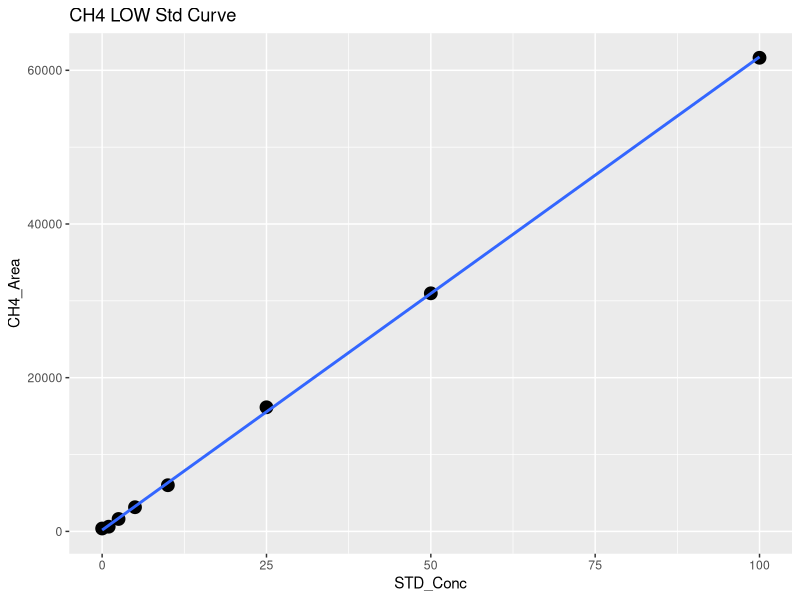
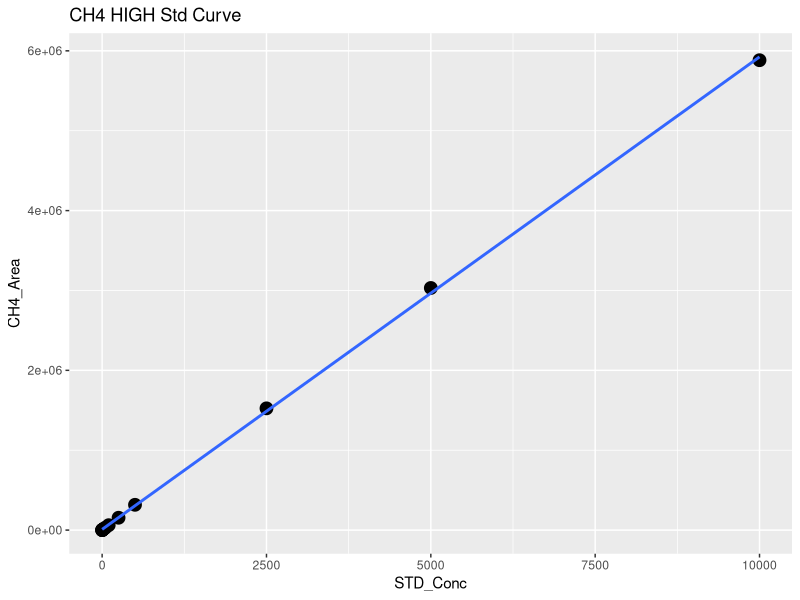
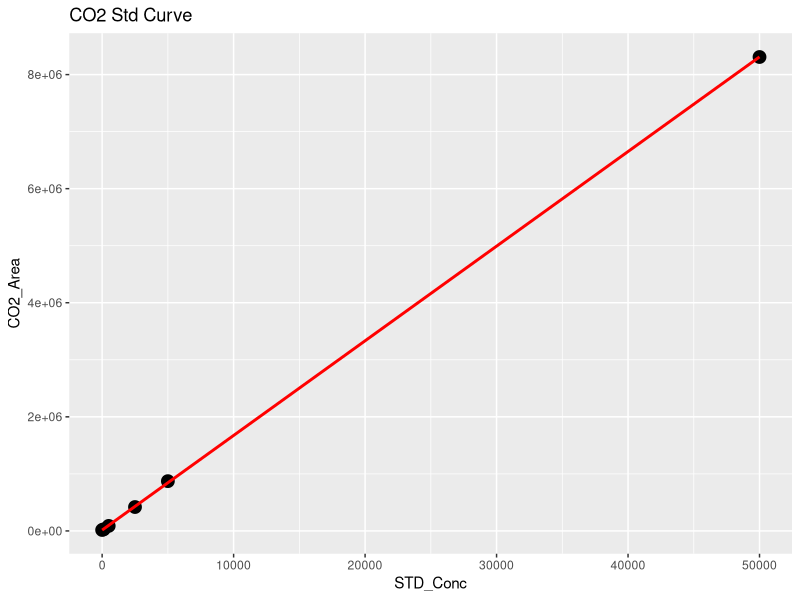
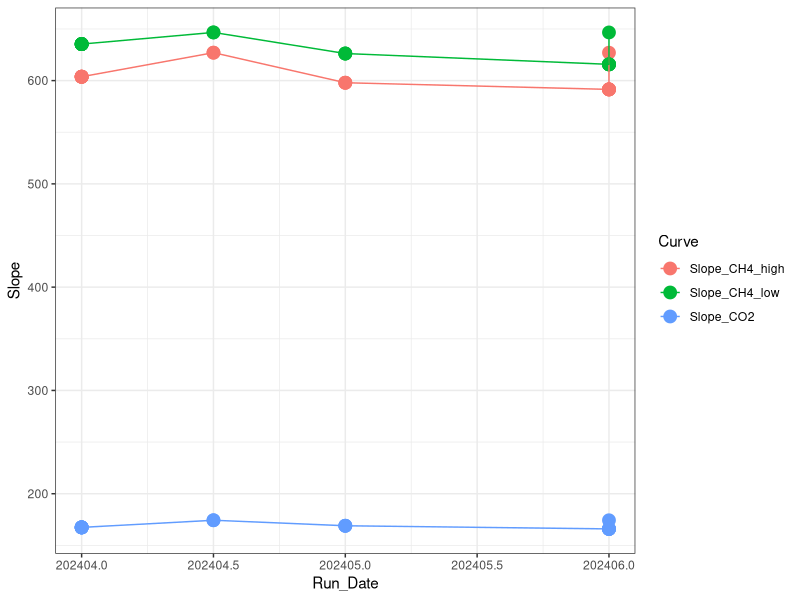

Recreate these plots in R, in order. (Note: this script raises an error after producing the figures.)
## ---- chunk 1
library(dplyr)
library(ggplot2)
library(ggpubr)
library(stringr)
## ---- chunk 2

#Read in June Data 
raw <- read.csv("Raw Data/COMPASS_CBSYN_SGW_202406_entered.csv")
head(raw)

#pull out methane standards
stds_ch4 <-  raw %>%  
  filter(str_detect(Sample_Type, "STD_CH4"))
#head(stds_ch4)

#split into high curve and low curve for CH4
stds_ch4_low <- stds_ch4  %>%  
  filter(!STD_Conc > 100)

#Low curve for CH4
CH4_Low <- ggplot(stds_ch4_low, aes(STD_Conc, CH4_Area)) + geom_point(size=4) + 
  geom_smooth(method = "lm", se = FALSE) + labs(title="CH4 LOW Std Curve")
CH4_Low

CH4_Low_lm <- lm(stds_ch4_low$CH4_Area ~ stds_ch4_low$STD_Conc)
summary(CH4_Low_lm)
cf <- coef(CH4_Low_lm)

#create data frame with 1 rows and 0 columns
Slope_CH4_low <- data.frame(matrix(ncol = 0, nrow = 1))
Slope_CH4_low$Curve <- "Slope_CH4_low"
Slope_CH4_low$R2 <- summary(CH4_Low_lm)$adj.r.squared
Slope_CH4_low$Slope <- cf[2]
Slope_CH4_low$Intercept <- cf[1]
#head(Slope_CH4_low)

#High curve for CH4
CH4_High <- ggplot(stds_ch4, aes(STD_Conc, CH4_Area)) + geom_point(size=4) + 
  geom_smooth(method = "lm", se = FALSE) + labs(title="CH4 HIGH Std Curve")
CH4_High

stds_ch4_lm <- lm(stds_ch4$CH4_Area ~ stds_ch4$STD_Conc)
summary(stds_ch4_lm)
cf <- coef(stds_ch4_lm)

#create data frame with 1 rows and 0 columns
Slope_CH4_high <- data.frame(matrix(ncol = 0, nrow = 1))
Slope_CH4_high$Curve <- "Slope_CH4_high"
Slope_CH4_high$R2 <- summary(stds_ch4_lm)$adj.r.squared
Slope_CH4_high$Slope <- cf[2]
Slope_CH4_high$Intercept <- cf[1]
#head(Slope_CH4_high)

#pull out co2 standards
stds_co2 <-  raw %>%  
  filter(str_detect(Sample_Type, "STD_CO2"))
#head(stds_co2)

#CO2 Curve
CO2_stds <- ggplot(stds_co2, aes(STD_Conc, CO2_Area)) + geom_point(size=4) + 
  geom_smooth(method = "lm", se = FALSE, color="red") + labs(title="CO2 Std Curve")
CO2_stds

stds_co2_lm <- lm(stds_co2$CO2_Area ~ stds_co2$STD_Conc)
summary(stds_co2_lm)
cf <- coef(stds_co2_lm)

#create data frame with 1 rows and 0 columns
Slope_CO2 <- data.frame(matrix(ncol = 0, nrow = 1))
Slope_CO2$Curve <- "Slope_CO2"
Slope_CO2$R2 <- summary(stds_co2_lm)$adj.r.squared
Slope_CO2$Slope <- cf[2]
Slope_CO2$Intercept <- cf[1]
#head(Slope_CO2)

#pull all the slopes together into one dataframe 
Slopes <- rbind(Slope_CH4_low, Slope_CH4_high, Slope_CO2)
#head(Slopes)

#needs changed each time #####
Slopes$Run_Date <- c(202406, 202406, 202406)

log <- read.csv("Raw Data/COMPASS_Varian_QAQC_2024.csv")
head(log)
log <- log[ ,-c(1)]
log <- rbind(log, Slopes)

Slopes_chk <- ggplot(log, aes(Run_Date, Slope, col=Curve)) + geom_point(size=4) + geom_line() + theme_bw()
Slopes_chk

write.csv(log, "Raw Data/COMPASS_Varian_QAQC_2024.csv")
## ---- chunk 3
#head(raw)

#pull out methane standards
Samples <-  raw %>%  
  filter(!str_detect(Sample_Type, "STD_CH4")) %>%  
  filter(!str_detect(Sample_Type, "STD_CO2")) %>%  
  filter(!str_detect(Sample_Type, "Blank")) %>%  
  filter(!str_detect(Sample_Type, "Chk_STD")) %>%  
   filter(!str_detect(Sample_Type, "CHKSTD")) %>%
  filter(!str_detect(Sample_Type, "NA"))
#head(Samples)

#Now flag any areas that are above the 100ppm area for CH4
Samples$CH4_Curve <- ifelse(Samples$CH4_Area >71000, "High", "Low")
#head(Samples)

#Calculate CH4 concentrations in ppm
Samples$CH4_Conc_ppm <- ifelse(Samples$CH4_Area >71000, (Samples$CH4_Area-Slope_CH4_high$Intercept)/Slope_CH4_high$Slope,                                       (Samples$CH4_Area-Slope_CH4_low$Intercept)/Slope_CH4_low$Slope )

#Calculate CO2 concentrations in ppm 
Samples$CO2_Conc_ppm <- ((Samples$CO2_Area-Slope_CO2$Intercept)/Slope_CO2$Slope) 

#head(Samples)

##########make flags for any dilutions needed 
#highest CH4 standard = 10000
#highest CO2 standard = 50000

Samples$CH4_Flag <- ifelse(Samples$CH4_Conc_ppm >10000, "Needs Dilution", "Within Range")
Samples$CO2_Flag <- ifelse(Samples$CO2_Conc_ppm >50000, "Needs Dilution", "Within Range")
#head(Samples)

## ---- chunk 4

chks <-  raw %>%  
  filter(!str_detect(Sample_Type, "STD_CH4")) %>%  
  filter(!str_detect(Sample_Type, "STD_CO2")) %>%  
  filter(!str_detect(Sample_Type, "Blank")) %>%  
  filter(!str_detect(Sample_Type, "Unknown")) %>%  
  filter(!str_detect(Sample_Type, "NA"))
#head(chks)

#Calculate CH4 concentrations in ppm
chks$CH4_Conc_ppm <- ifelse(chks$CH4_Area >71000, 
                      (chks$CH4_Area-Slope_CH4_high$Intercept)/Slope_CH4_high$Slope,                                       (chks$CH4_Area-Slope_CH4_low$Intercept)/Slope_CH4_low$Slope )

#Calculate CO2 concentrations in ppm 
chks$CO2_Conc_ppm <- ((chks$CO2_Area-Slope_CO2$Intercept)/Slope_CO2$Slope)



#change this if check standard concentrations are different 
level_ch4 <- 5      #ppm
level_co2 <- 1000   #ppm

#calculate percent difference of check standards 
chks$Ch4_diff <- ((chks$CH4_Conc_ppm - level_ch4)/((chks$CH4_Conc_ppm + level_ch4)/2)) * 100
chks$CH4_diff_flag <-  ifelse(chks$Ch4_diff <10, 'YES', 'NO, rerun')

chks$CO2_diff <- ((chks$CO2_Conc_ppm - level_co2)/((chks$CO2_Conc_ppm + level_co2)/2)) * 100
chks$CO2_diff_flag <-  ifelse(chks$CO2_diff <10, 'YES', 'NO, rerun')

#now plot the Ch4 concentrations and the CO2 concentrations vs. the expected concentration 
#then also make the color the percent difference between the expected and observed concentration 

ch4_chk <-  ggplot(data = chks, aes(x = Sample_ID, y = CH4_Conc_ppm, fill=CH4_diff_flag)) +
       geom_bar(stat = 'identity') + 
        scale_fill_manual(values=c( "darkgreen", "darkgrey"))+
        #scale_fill_gradient2(low='red', mid='white', high='blue', space='Lab') + 
        theme_classic() + labs(x= " ", y="CH4  (ppm)", title="Check Stds: CH4") + 
        theme(legend.position="bottom") +  geom_hline(yintercept=level_ch4, linetype="dashed", 
                color = "black", size=1)


co2_chk <-  ggplot(data = chks, aes(x = Sample_ID, y = CO2_Conc_ppm, fill=CO2_diff_flag)) +
       geom_bar(stat = 'identity') + 
        scale_fill_manual(values=c("darkgreen", "darkgrey"))+
        #scale_fill_gradient2(low='red', mid='white', high='blue', space='Lab') + 
        theme_classic() + labs(x= " ", y="CO2  (ppm)", title="Check Stds: CO2") + 
        theme(legend.position="bottom") +  geom_hline(yintercept=level_co2, linetype="dashed", 
                color = "black", size=1)

ggarrange(ch4_chk, co2_chk, nrow=1, ncol=2)


## ---- chunk 5

#multiply the concentration by the dilution factor
Samples$CH4_Conc_ppm_dilcorr <- (Samples$CH4_Conc_ppm * Samples$Dilution_Factor)

Samples$CO2_Conc_ppm_dilcorr <- (Samples$CO2_Conc_ppm * Samples$Dilution_Factor)

#check results
#head(Samples)

#quick first look at the samples 
ch4_samples <-  ggplot(data = Samples, aes(x = Sample_ID, y = CH4_Conc_ppm, fill=CH4_Flag)) +
       geom_bar(stat = 'identity') + 
        scale_fill_manual(values=c("red","darkgreen"))+
        #scale_fill_gradient2(low='red', mid='white', high='blue', space='Lab') + 
        theme_classic() + labs(x= " ", y="CH4 (ppm)", title="CH4: Green = Within Range") + 
        theme(legend.position="none") 


co2_samples <-  ggplot(data = Samples, aes(x = Sample_ID, y = CO2_Conc_ppm, fill=CO2_Flag)) +
       geom_bar(stat = 'identity') + 
        scale_fill_manual(values=c("red", "darkgreen"))+
        #scale_fill_gradient2(low='red', mid='white', high='blue', space='Lab') + 
        theme_classic() + labs(x= " ", y="CO2 (ppm)", title="CO2: Green = Within Range") + 
        theme(legend.position="none") 

ggarrange(ch4_samples, co2_samples, nrow=1, ncol=2)


## ---- chunk 6

# Convert ppm CH4 to total umol CH4 in the sample headspace
# use Ideal Gas Law:  
#   hdsp umol CH4 = ppm CH4*(PV/RT) 
#      P = 1 (pressure in atm)
#      R = 0.082 (gas constant)
#      V = 0.015 (gas syringe volume in L)
#      T = "TempC" column value in Kelvin (equilibration temperature)

#set the volume used for the sample
#volume = 0.02
#TempC <-  25 #I am assuming 25C not sure how we want to handle this

#Calculate CH4 concentrations in ppm
#Samples$CH4_Conc_umol <- ifelse(Samples$G_W == "W",
#                    ((Samples$CH4_Conc_ppm_dilcorr*((1*volume/1000)/(0.08206*(TempC+273.15))))/(volume/1000)),
#                    ((((Samples$CH4_Conc_ppm_dilcorr/1000))/16.04)*1000000  ))
#Samples$CO2_Conc_umol <- ifelse(Samples$G_W == "W",
#                    ((Samples$CO2_Conc_ppm_dilcorr*((1*volume/1000)/(0.08206*(TempC+273.15))))/(volume/1000)),
#                    ((((Samples$CO2_Conc_ppm_dilcorr/1000))/16.04)*1000000  ))

#do an if then statement (if it says water use this and if it says gas then use )
#Samples$hdsp_umol_CH4 <- (Samples$CH4_Conc_ppm_dilcorr*((1*volume/1000)/(0.08206*(TempC+273.15))))/(volume/1000)
#Samples$hdsp_umol_CO2 <- Samples$CO2_Conc_ppm_dilcorr*((1*volume/1000)/(0.08206*(TempC+273.15)))
# Convert headspace CH4 to dissolved umol/L Ch4 in sample
#Samples$pw_umol_CH4 <- Samples$hdsp_umol_CH4/(volume/1000)

#quick first look at the samples 
#ch4_samples1 <-  ggplot(data = Samples, aes(x = Sample_ID, y = CH4_Conc_umol, fill=G_W)) +
#       geom_bar(stat = 'identity') + 
 #       scale_fill_manual(values=c("darkgrey","darkblue"))+
        #scale_fill_gradient2(low='red', mid='white', high='blue', space='Lab') + 
 #       theme_classic() + labs(x= " ", y="CH4 (uM)", title="CH4: Blue = PW Sample") + 
 #       theme(legend.position="none") 


#co2_samples1 <-  ggplot(data = Samples, aes(x = Sample_ID, y = CO2_Conc_umol, fill=G_W)) +
 #      geom_bar(stat = 'identity') + 
#        scale_fill_manual(values=c("darkgrey","darkblue"))+
        #scale_fill_gradient2(low='red', mid='white', high='blue', space='Lab') + 
#        theme_classic() + labs(x= " ", y="CO2 (uM)", title="CO2: Blue = PW Sample") + 
#        theme(legend.position="none") 

#ggarrange(ch4_samples1, co2_samples1, nrow=1, ncol=2)

## ---- chunk 7

#pull out what we need 
Samples1 <- Samples[ ,c(1:3,6:9,18:21)]
#head(Samples1)

IDs <- data.frame(do.call('rbind', strsplit(as.character(Samples1$Sample_ID),'_',fixed=TRUE)))
colnames(IDs) <- c("Site" , "Zone", "Replicate", "Depth")
IDs$Depth1 <- ifelse(IDs$Depth == '10cm', '10', 
                 ifelse(IDs$Depth == '20cm', '20', 
                        ifelse(IDs$Depth == '45cm', '45', '0')))
head(IDs)

#rejoin them to the dataframe
alldat <- cbind(IDs, Samples1)
head(alldat)

write.csv(alldat, "Processed Data/COMPASS_CBSYN_SGW_202406_Processed.csv")
